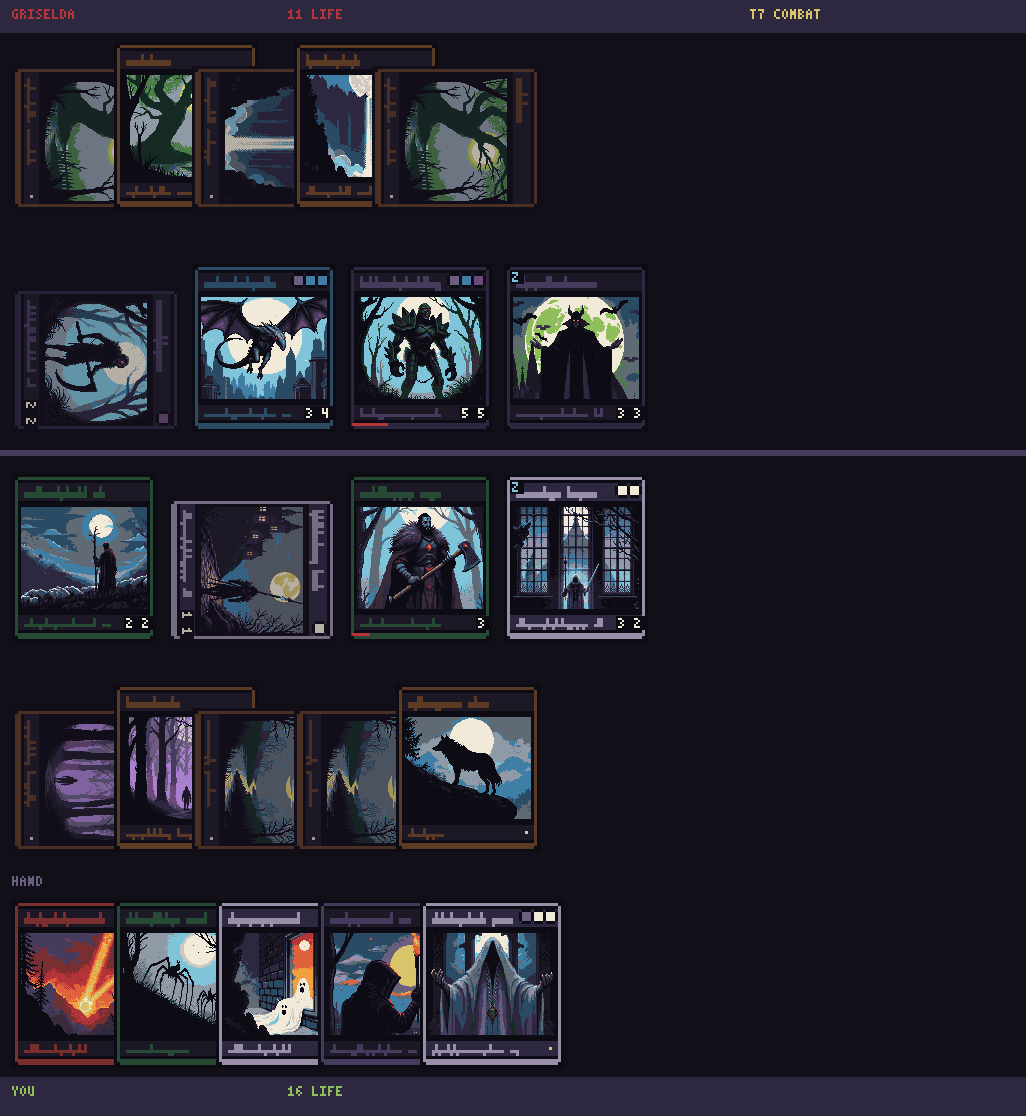

Source code (Python):
"""Board mockup at 3x with the generated art."""
import os, sys, json
sys.dont_write_bytecode = True
HERE = os.path.dirname(os.path.abspath(__file__)); ROOT = os.path.dirname(HERE)
sys.path.insert(0, HERE); sys.path.insert(0, ROOT)
import hires, font
from PIL import Image
S = 3
CW, CH = 48*S, 56*S

def px_text(im, x, y, s, col=(0xf2,0xea,0xd9), sc=2):
    p = im.load()
    for ch in s.upper():
        g = font.F.get(ch)
        if g:
            for dy,row in enumerate(g):
                for dx,b in enumerate(row):
                    if b=='1':
                        for oy in range(sc):
                            for ox in range(sc):
                                xx,yy = x+dx*sc+ox, y+dy*sc+oy
                                if 0<=xx<im.width and 0<=yy<im.height: p[xx,yy]=col
        x += 4*sc
    return x

def chip(im, x, y, s, fg, bg, sc=2):
    w = (len(s)*4+1)*sc; d = im.load()
    for yy in range(y-2, y+5*sc+2):
        for xx in range(x-2, x+w+2):
            if 0<=xx<im.width and 0<=yy<im.height: d[xx,yy]=bg
    px_text(im, x, y, s, fg, sc)

def permanent(e):
    im = hires.hires(e['name']).convert('RGB')
    if e.get('dmg'):
        d = im.load()
        for x in range(4, min(CW-4, 4+e['dmg']*18)):
            for yy in (CH-7, CH-8, CH-9): d[x,yy] = (0xb5,0x34,0x3a)
    if e.get('pt'):  chip(im, CW-4-(len(e['pt'])*4+1)*2, CH-24, e['pt'], (0xf2,0xea,0xd9), (0x0d,0x0b,0x14))
    if e.get('sick'): chip(im, 8, 8, 'Z', (0x7f,0xc4,0xd9), (0x0d,0x0b,0x14))
    if e.get('tapped'):
        im = im.rotate(-90, expand=True)
        im = Image.blend(im, Image.new('RGB', im.size, (0x1c,0x18,0x26)), 0.28)
    return im

def row(im, entries, x0, y0, gap):
    x = x0
    for e in entries:
        c = permanent(e)
        im.paste(c, (x, y0 + (CH - c.height if c.height < CH else 0)))
        x += c.width + gap

def render(state, path):
    W, H = 342*S, 372*S
    im = Image.new('RGB', (W, H), (0x11,0x0f,0x18))
    d = im.load()
    for y in range(0, 11*S):
        for x in range(W): d[x,y] = (0x2e,0x27,0x40)
    for y in range(H-13*S, H):
        for x in range(W): d[x,y] = (0x2e,0x27,0x40)
    for y in range(150*S, 152*S):
        for x in range(W): d[x,y] = (0x45,0x3b,0x5c)
    px_text(im, 4*S, 3*S, state['opp']['name'], (0xb5,0x34,0x3a))
    px_text(im, 96*S, 3*S, "%d LIFE" % state['opp']['life'], (0xb5,0x34,0x3a))
    px_text(im, 250*S, 3*S, state['phase'], (0xd9,0xc4,0x6a))
    px_text(im, 4*S, H-10*S, state['you']['name'], (0x8f,0xbf,0x5a))
    px_text(im, 96*S, H-10*S, "%d LIFE" % state['you']['life'], (0x8f,0xbf,0x5a))
    row(im, state['opp']['lands'],     4*S, 14*S,  -22*S)
    row(im, state['opp']['creatures'], 4*S, 88*S,   4*S)
    row(im, state['you']['creatures'], 4*S, 158*S,  4*S)
    row(im, state['you']['lands'],     4*S, 228*S, -22*S)
    px_text(im, 4*S, 292*S, "HAND", (0x6b,0x5f,0x80))
    row(im, state['you']['hand'],      4*S, 300*S, -14*S)
    im.save(path); print(path, im.size)

if __name__ == '__main__':
    sys.path.insert(0, ROOT)
    from scene import STATE
    render(STATE, f"{ROOT}/rd/board_hi.png")
